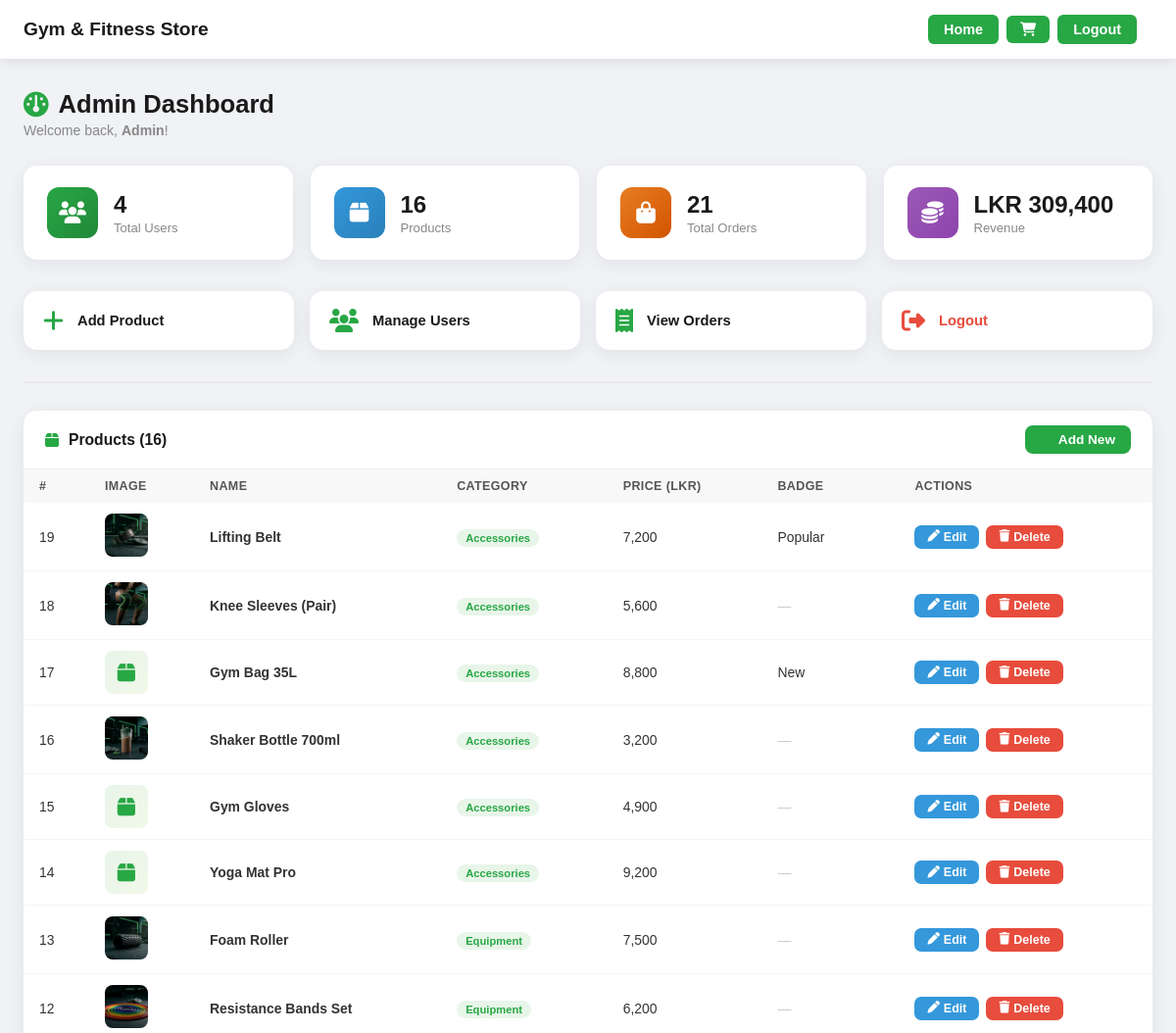
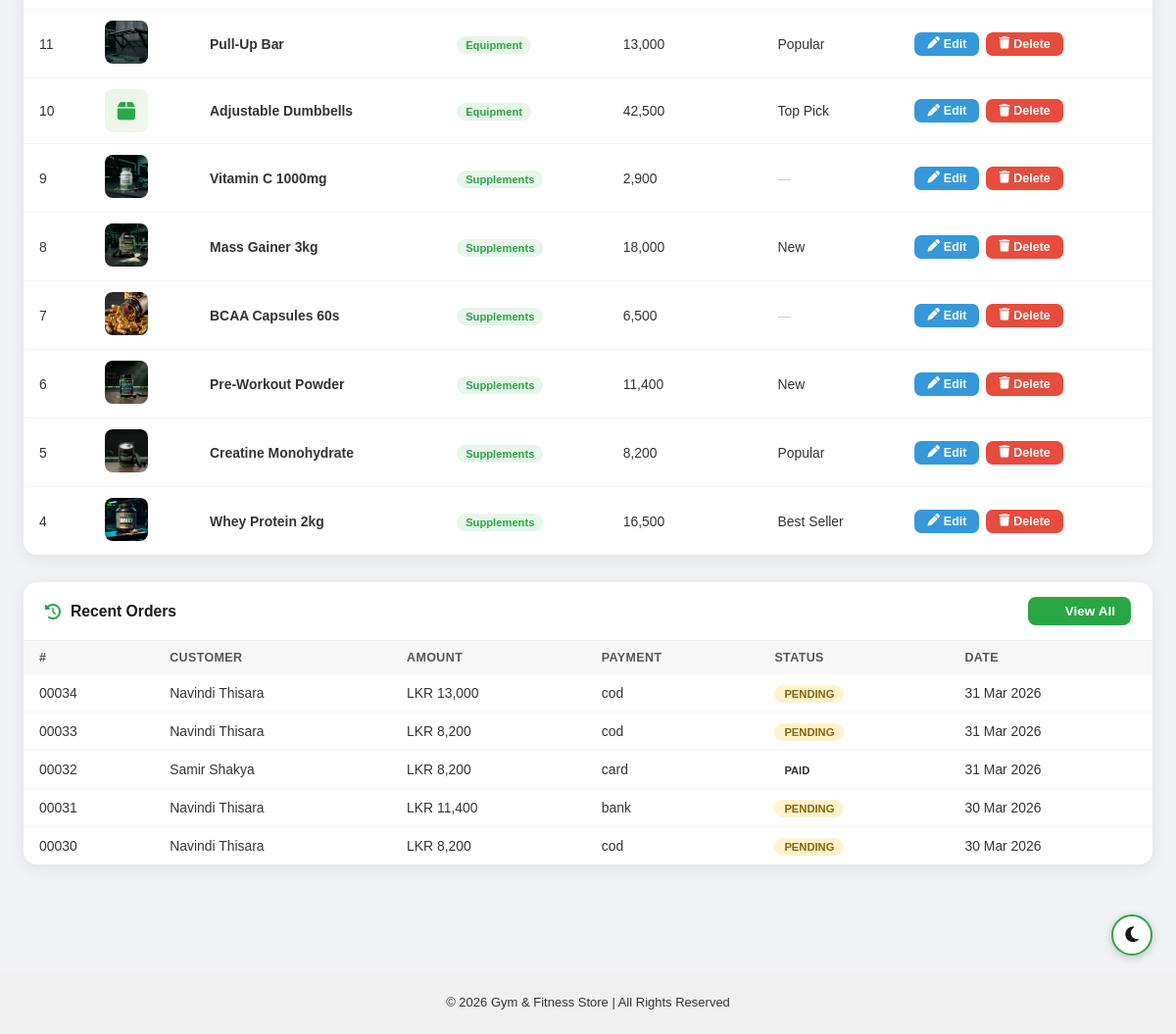
Page /admin/dashboard.php (signed in) on the committed database (2 pictures, top to bottom).
### tables this page shows
CREATE TABLE `products` (
  `id` int(11) NOT NULL,
  `name` varchar(100) NOT NULL,
  `category` enum('Supplements','Equipment','Accessories') NOT NULL,
  `brand` varchar(50) DEFAULT NULL,
  `price` decimal(10,2) NOT NULL,
  `quantity` int(11) NOT NULL DEFAULT 0,
  `description` text DEFAULT NULL,
  `image` varchar(255) DEFAULT NULL,
  `badge` varchar(50) DEFAULT '',
  `icon` varchar(50) DEFAULT ''
);

CREATE TABLE `orders` (
  `id` int(11) NOT NULL,
  `user_id` int(11) NOT NULL,
  `quantity` int(11) NOT NULL,
  `status` varchar(50) NOT NULL DEFAULT 'Paid',
  `created_at` timestamp NOT NULL DEFAULT current_timestamp(),
  `full_name` varchar(255) NOT NULL,
  `email` varchar(255) NOT NULL,
  `address` text NOT NULL,
  `phone` varchar(20) NOT NULL,
  `city` varchar(100) NOT NULL,
  `postal` varchar(20) NOT NULL,
  `payment_method` varchar(50) NOT NULL DEFAULT 'COD',
  `total_amount` decimal(10,2) NOT NULL DEFAULT 0.00
);

CREATE TABLE `users` (
  `id` int(11) NOT NULL,
  `name` varchar(100) NOT NULL,
  `email` varchar(100) NOT NULL,
  `password` varchar(255) NOT NULL,
  `role` enum('user','admin') DEFAULT 'user'
);

### admin/dashboard.php (the view, shortened to what this page needs)
<?php
include("../config/db.php");
$totalUsers    = $conn->query("SELECT COUNT(*) as c FROM users WHERE role='user'")->fetch_assoc()['c'];
$totalProducts = $conn->query("SELECT COUNT(*) as c FROM products")->fetch_assoc()['c'];
$totalOrders   = $conn->query("SELECT COUNT(*) as c FROM orders")->fetch_assoc()['c'] ?? 0;
$totalRevenue  = $conn->query("SELECT SUM(total_amount) as s FROM orders")->fetch_assoc()['s'] ?? 0;
$recentOrders  = $conn->query("SELECT o.*, u.name as uname FROM orders o JOIN users u ON o.user_id=u.id ORDER BY o.created_at DESC LIMIT 5");
$products      = $conn->query("SELECT * FROM products ORDER BY id DESC");
?>
<!DOCTYPE html>
<html lang="en">
<head>
<link rel="stylesheet" href="../assets/style.css">
<link rel="stylesheet" href="https://cdnjs.cloudflare.com/ajax/libs/font-awesome/6.5.1/css/all.min.css">
</head>
<body class="light-mode">
<?php include("../includes/header.php"); ?>
<div class="page-outer">
<div class="admin-wrap">
    <h2 class="page-title"><i class="fa-solid fa-gauge"></i> Admin Dashboard</h2>
    <p class="page-sub">Welcome back, <strong><?= htmlspecialchars($_SESSION['user']['name']) ?></strong>!</p>
    <div class="stats-grid">
        <div class="stat-card" style="animation-delay:0s">
            <div class="stat-icon green"><i class="fa-solid fa-users"></i></div>
            <div class="stat-info"><h3><?= $totalUsers ?></h3><p>Total Users</p></div>
        </div>
        <div class="stat-card" style="animation-delay:0.07s">
            <div class="stat-icon blue"><i class="fa-solid fa-box"></i></div>
            <div class="stat-info"><h3><?= $totalProducts ?></h3><p>Products</p></div>
        </div>
        <div class="stat-card" style="animation-delay:0.14s">
            <div class="stat-icon orange"><i class="fa-solid fa-bag-shopping"></i></div>
            <div class="stat-info"><h3><?= $totalOrders ?></h3><p>Total Orders</p></div>
        </div>
        <div class="stat-card" style="animation-delay:0.21s">
            <div class="stat-icon purple"><i class="fa-solid fa-coins"></i></div>
            <div class="stat-info"><h3>LKR <?= number_format((float)$totalRevenue, 0) ?></h3><p>Revenue</p></div>
        </div>
    </div>
    <div class="quick-links">
        <a href="add_product.php"    class="quick-card"><i class="fa-solid fa-plus"></i><span>Add Product</span></a>
        <a href="users.php"          class="quick-card"><i class="fa-solid fa-users"></i><span>Manage Users</span></a>
        <a href="orders.php"         class="quick-card"><i class="fa-solid fa-receipt"></i><span>View Orders</span></a>
        <a href="../auth/logout.php" class="quick-card">
            <i class="fa-solid fa-right-from-bracket" style="color:#e74c3c;"></i>
            <span style="color:#e74c3c;">Logout</span>
        </a>
    </div>
    <hr class="section-divider">
    <div class="section-card">
        <div class="section-card-header">
            <div class="section-card-header-left">
                <i class="fa-solid fa-box"></i>
                <h3>Products (<?= $totalProducts ?>)</h3>
            </div>
            <a href="add_product.php" class="btn-add"><i class="fa-solid fa-plus"></i> Add New</a>
        </div>
        <table>
            <thead>
                <tr>
                    <th>#</th>
                    <th>Image</th>
                    <th>Name</th>
                    <th>Category</th>
                    <th>Price (LKR)</th>
                    <th>Badge</th>
                    <th>Actions</th>
                </tr>
            </thead>
            <tbody>
            <?php if($products && $products->num_rows > 0):
                while($p = $products->fetch_assoc()):
                    $hasImg = !empty($p['image']) && file_exists("../assets/images/".$p['image']);
            ?>
            <tr>
                <td><?= $p['id'] ?></td>
                <td>
                    <?php if($hasImg): ?>
                        <img src="../assets/images/<?= htmlspecialchars($p['image']) ?>" class="prod-thumb" alt="">
                    <?php else: ?>
                        <div class="prod-icon"><i class="fa-solid fa-box"></i></div>
                    <?php endif; ?>
                </td>
                <td><strong><?= htmlspecialchars($p['name']) ?></strong></td>
                <td><span class="cat-badge"><?= htmlspecialchars($p['category'] ?? 'Other') ?></span></td>
                <td><?= number_format((float)$p['price'], 0) ?></td>
                <td><?= !empty($p['badge']) ? htmlspecialchars($p['badge']) : '<span style="color:#ccc;">—</span>' ?></td>
                <td>
                    <div class="action-btns">
                        <a href="edit_product.php?id=<?= $p['id'] ?>" class="btn-edit">
                            <i class="fa-solid fa-pen"></i> Edit
                        </a>
                        <a href="delete_product.php?id=<?= $p['id'] ?>" class="btn-delete"
                           onclick="return confirm('Delete <?= htmlspecialchars(addslashes($p['name'])) ?>?')">
                            <i class="fa-solid fa-trash"></i> Delete
                        </a>
                    </div>
                </td>
            </tr>
            <?php endwhile; else: ?>
                <tr><td colspan="7" style="text-align:center;color:#aaa;padding:30px;">No products yet. <a href="add_product.php" style="color:#28a745;font-weight:600;">Add one now</a>.</td></tr>
            <?php endif; ?>
            </tbody>
        </table>
    </div>
    <div class="section-card">
        <div class="section-card-header">
            <div class="section-card-header-left">
                <i class="fa-solid fa-clock-rotate-left"></i>
                <h3>Recent Orders</h3>
            </div>
            <a href="orders.php" class="btn-add"><i class="fa-solid fa-eye"></i> View All</a>
        </div>
        <table>
            <thead>
                <tr><th>#</th><th>Customer</th><th>Amount</th><th>Payment</th><th>Status</th><th>Date</th></tr>
            </thead>
            <tbody>
            <?php if($recentOrders && $recentOrders->num_rows > 0):
                while($o = $recentOrders->fetch_assoc()): ?>
                <tr>
                    <td><?= str_pad($o['id'], 5, '0', STR_PAD_LEFT) ?></td>
                    <td><?= htmlspecialchars($o['uname']) ?></td>
                    <td>LKR <?= number_format($o['total_amount'], 0) ?></td>
                    <td><?= htmlspecialchars($o['payment_method']) ?></td>
                    <td><span class="status-badge <?= strtolower($o['status']) ?>"><?= $o['status'] ?></span></td>
                    <td><?= date('d M Y', strtotime($o['created_at'])) ?></td>
                </tr>
            <?php endwhile; else: ?>
                <tr><td colspan="6" style="text-align:center;color:#aaa;padding:30px;">No orders yet.</td></tr>
            <?php endif; ?>
            </tbody>
        </table>
    </div>
</div>
<div class="mode-toggle-container">
    <button id="mode-toggle" title="Toggle Light/Dark Mode">
        <i class="fa-solid fa-moon"></i>
    </button>
</div>
</div>
<?php include("../includes/footer.php"); ?>
</body>
</html>

### assets/style.css (style rules this page uses)
body, html { margin:0; padding:0; font-family: Arial, sans-serif; transition: background 0.3s, color 0.3s; }
a { text-decoration:none; }
button { cursor:pointer; }
body.light-mode { background:#f4f4f4; color:#222; }

### rows in the picture
products: id "19", image (picture), name "Lifting Belt", category "Accessories", price "7,200", badge "Popular"
products: id "18", image (picture), name "Knee Sleeves (Pair)", category "Accessories", price "5,600"
products: id "17", name "Gym Bag 35L", category "Accessories", price "8,800", badge "New"
products: id "16", image (picture), name "Shaker Bottle 700ml", category "Accessories", price "3,200"
products: id "15", name "Gym Gloves", category "Accessories", price "4,900"
products: id "14", name "Yoga Mat Pro", category "Accessories", price "9,200"
products: id "13", image (picture), name "Foam Roller", category "Equipment", price "7,500"
products: id "12", image (picture), name "Resistance Bands Set", category "Equipment", price "6,200"
products: id "11", image (picture), name "Pull-Up Bar", category "Equipment", price "13,000", badge "Popular"
products: id "10", name "Adjustable Dumbbells", category "Equipment", price "42,500", badge "Top Pick"
products: id "9", image (picture), name "Vitamin C 1000mg", category "Supplements", price "2,900"
products: id "8", image (picture), name "Mass Gainer 3kg", category "Supplements", price "18,000", badge "New"
products: id "7", image (picture), name "BCAA Capsules 60s", category "Supplements", price "6,500"
products: id "6", image (picture), name "Pre-Workout Powder", category "Supplements", price "11,400", badge "New"
products: id "5", image (picture), name "Creatine Monohydrate", category "Supplements", price "8,200", badge "Popular"
products: id "4", image (picture), name "Whey Protein 2kg", category "Supplements", price "16,500", badge "Best Seller"
orders: id "00034", user.name "Navindi Thisara", total_amount "13,000", payment_method "cod", status "PENDING", created_at "31 Mar 2026"
orders: id "00033", user.name "Navindi Thisara", total_amount "8,200", payment_method "cod", status "PENDING", created_at "31 Mar 2026"
orders: id "00032", user.name "Samir Shakya", total_amount "8,200", payment_method "card", status "PAID", created_at "31 Mar 2026"
orders: id "00031", user.name "Navindi Thisara", total_amount "11,400", payment_method "bank", status "PENDING", created_at "30 Mar 2026"
orders: id "00030", user.name "Navindi Thisara", total_amount "8,200", payment_method "cod", status "PENDING", created_at "30 Mar 2026"

### other values in the picture
$_SESSION['user']['name'] "Admin"
$totalUsers "4"
$totalProducts "16"
$totalOrders "21"
$totalRevenue "309,400"
